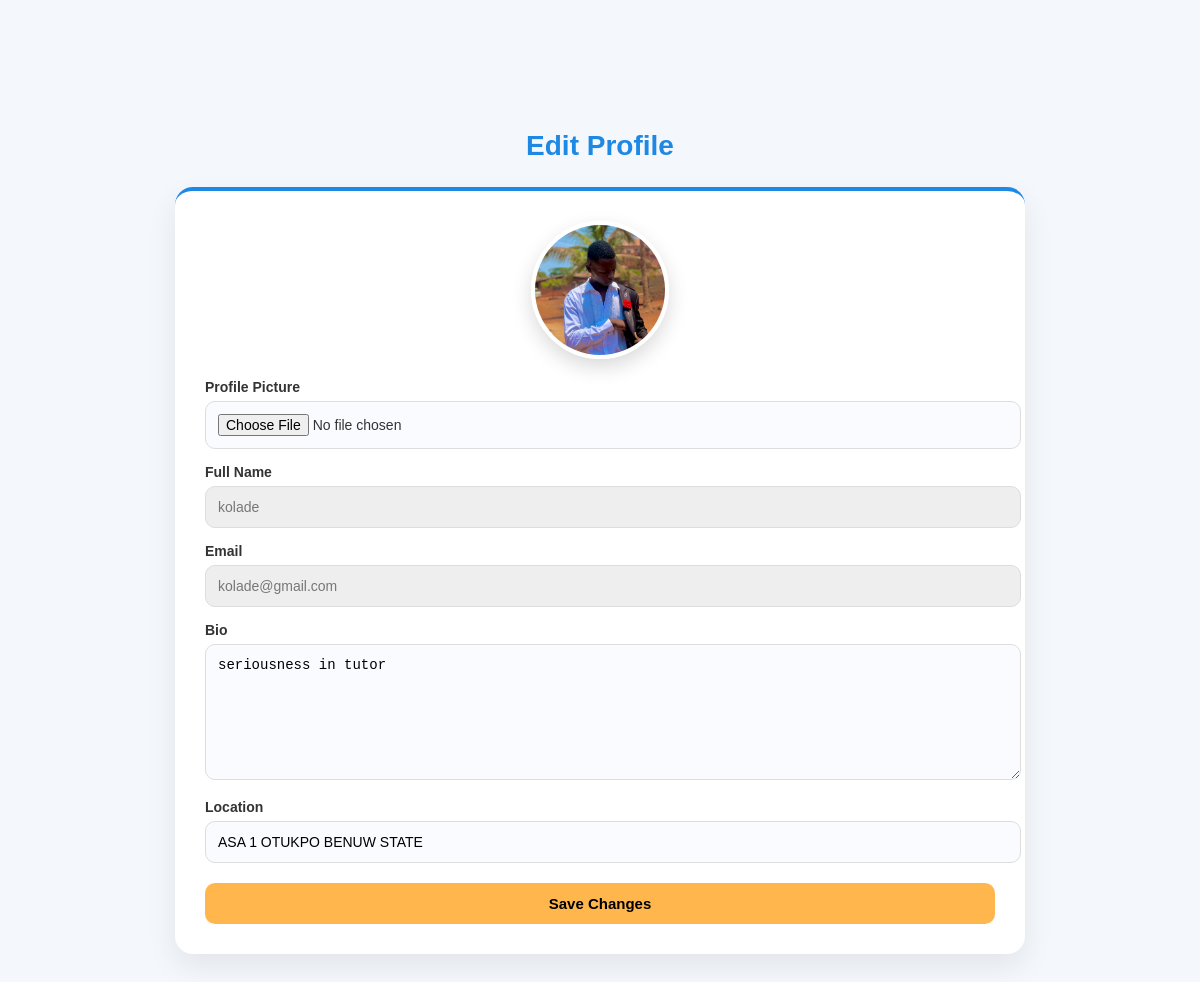
The page /parent/parent-edit-profile.php (signed in) on the database its author committed.
### tables this page shows
CREATE TABLE IF NOT EXISTS `parent_profile` (
  `id` int NOT NULL AUTO_INCREMENT,
  `user_id` int NOT NULL,
  `bio` text,
  `location` varchar(255) DEFAULT NULL,
  `profile_pic` varchar(255) DEFAULT NULL,
  `created_at` timestamp NULL DEFAULT CURRENT_TIMESTAMP,
  `updated_at` timestamp NULL DEFAULT CURRENT_TIMESTAMP ON UPDATE CURRENT_TIMESTAMP,
  PRIMARY KEY (`id`),
  UNIQUE KEY `user_id` (`user_id`)
);

CREATE TABLE IF NOT EXISTS `users` (
  `id` int NOT NULL AUTO_INCREMENT,
  `fullname` varchar(120) NOT NULL,
  `email` varchar(150) NOT NULL,
  `password` varchar(255) NOT NULL,
  `role` enum('parent','tutor','admin') NOT NULL,
  `created_at` timestamp NULL DEFAULT CURRENT_TIMESTAMP,
  PRIMARY KEY (`id`),
  UNIQUE KEY `email` (`email`)
);

### processes/parent-edit-profile-processes.php (called while the page is built, shortened)
<?php
$db = new Database();
$conn = $db->connect();
$user_id = $_SESSION['user_id'];
$stmt = $conn->prepare("SELECT u.id, u.fullname, u.email, p.bio, p.location, p.profile_pic FROM users u LEFT JOIN parent_profile p ON u.id = p.user_id WHERE u.id = ?");
$stmt->execute([$user_id]);
$data = $stmt->fetch(PDO::FETCH_ASSOC);
?>

### parent/parent-edit-profile.php (the view, shortened to what this page needs)
<?php
require_once __DIR__ . '/../processes/parent-edit-profile-processes.php';
?>
<!DOCTYPE html>
<html>
<head>
    <link rel="stylesheet" href="/brilliance/assets/css/tutor-edit-profile.css">
</head>
<body>
<section class="dashboard-section">
<div class="container" style="margin-top:90px;">
<div class="section-title">
    <h2>Edit Profile</h2>
</div>
<form class="tutor-card"
      method="POST"
      action="../processes/parent-update-profile-processes.php"
      enctype="multipart/form-data">
    <div class="avatar-wrapper">
        <?php if(!empty($data['profile_pic'])): ?>
            <img src="../uploads/<?php echo htmlspecialchars($data['profile_pic']); ?>" alt="Profile" class="profile-avatar">
        <?php else: ?>
            <div class="no-img">No Image</div>
        <?php endif; ?>
    </div>
    <label>Profile Picture</label>
    <input type="file" name="profile_pic">
    <label>Full Name</label>
    <input type="text" value="<?php echo htmlspecialchars($data['fullname']); ?>" disabled>
    <label>Email</label>
    <input type="text" value="<?php echo htmlspecialchars($data['email']); ?>" disabled>
    <label>Bio</label>
    <textarea name="bio"><?php echo $data['bio']; ?></textarea>
    <label>Location</label>
    <input type="text" name="location" value="<?php echo $data['location']; ?>">
    <button class="btn-primary" name="update">
        Save Changes
    </button>
</form>
</div>
</section>
</body>
</html>

### assets/css/tutor-edit-profile.css (style rules this page uses)
body { margin: 0; font-family: 'Poppins', Arial, sans-serif; background: #f4f7fb; color: #333; }
.dashboard-section { padding: 40px 15px; }
.container { max-width: 850px; margin: auto; }
.section-title { text-align: center; margin-bottom: 25px; }
.section-title h2 { font-size: 28px; color: #1e88e5; font-weight: 700; }
.tutor-card { background: #fff; padding: 30px; border-radius: 18px; box-shadow: 0 12px 30px rgba(0,0,0,0.08); border-top: 4px solid #1e88e5; }
.avatar-wrapper { display: flex; justify-content: center; margin-bottom: 20px; }
.profile-avatar { width: 130px; height: 130px; border-radius: 50%; object-fit: cover; border: 4px solid #fff; box-shadow: 0 8px 20px rgba(0,0,0,0.15); }
.tutor-card label { display: block; margin-top: 15px; margin-bottom: 6px; font-weight: 600; color: #333; font-size: 14px; }
.tutor-card input, .tutor-card textarea { width: 100%; padding: 12px; border-radius: 10px; border: 1px solid #ddd; background: #f9fbff; font-size: 14px; outline: none; transition: 0.3s ease; }
.tutor-card input:disabled { background: #eee; color: #777; }
.tutor-card textarea { min-height: 110px; resize: vertical; }
.btn-primary { margin-top: 20px; width: 100%; padding: 12px; background: #ffb74d; border: none; color: #000; font-weight: 600; font-size: 15px; border-radius: 10px; cursor: pointer; transition: 0.3s ease; }

### rows shown on the page
parent_profile: profile_pic (picture), user.fullname "kolade", user.email "kolade@gmail.com", bio "seriousness in tutor", location "ASA 1 OTUKPO BENUW STATE"
